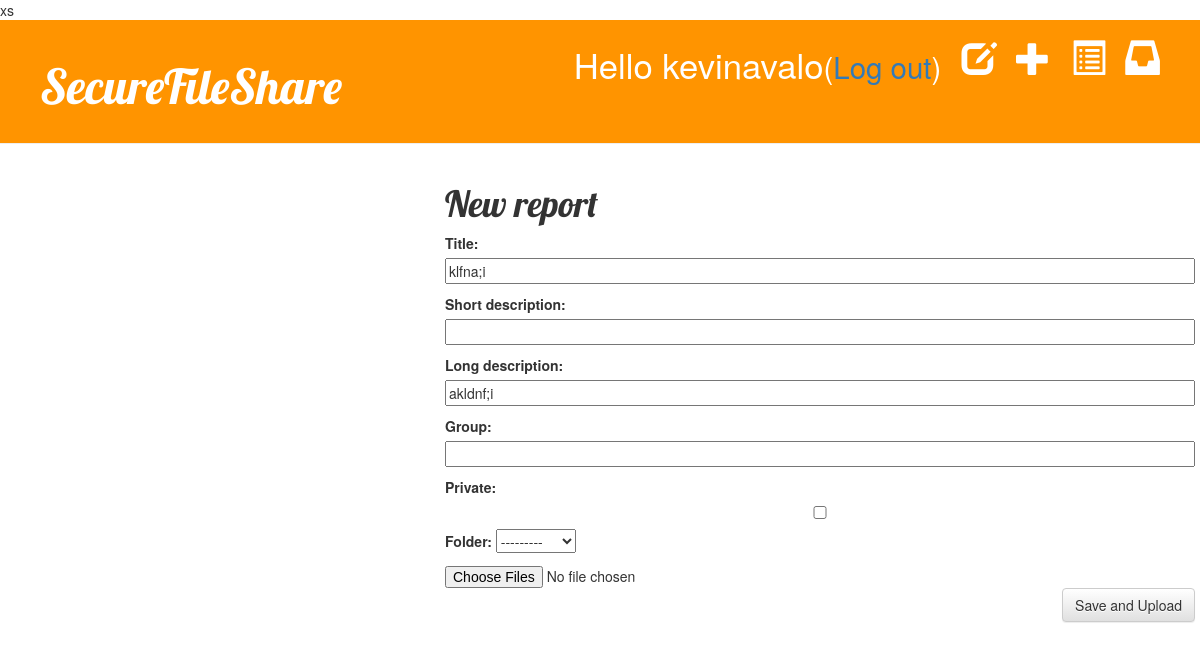
The page /report/1/edit/ (signed in) on the database its author committed.
### blog/models.py (models this page shows, shortened)
class Report(models.Model): #this Report is a django model
    author = models.ForeignKey('auth.User') #link to another model
    title = models.CharField(max_length=200) #text with limited number of chars
    private = models.BooleanField(default=False) #checkbox for private
    short_description = models.CharField(max_length=100, blank=True)
    long_description = models.CharField(max_length=500, blank=True) #text with unlimited number of chars
    group = models.CharField(max_length=100, default="", blank=True)
    documents = models.ManyToManyField(Document)
    folder = models.ForeignKey(Folder, null=True, default=None, blank=True)
    upload_at = models.DateTimeField(auto_now_add=True)
    created_date = models.DateTimeField(default=timezone.now) #date and time
    published_date = models.DateTimeField(blank=True, null=True)

### blog/views.py (the view)
# urls.py: url(r'^report/(?P<pk>\d+)/edit/$', views.report_edit, name='report_edit'),
@login_required
def report_edit(request, pk):
    report = get_object_or_404(Report, pk=pk)
    if request.method == "POST":
        form = ReportForm(request.POST, request.FILES, instance=report)
        if form.is_valid():
            report = form.save(commit=False)
            report.author = request.user
            report.save()
            return redirect('report_detail', pk=report.pk)
    else:
        form = ReportForm(instance=report)
    return render(request, 'blog/report_edit.html', {'form': form})

### blog/forms.py
class ReportForm(forms.ModelForm):
    class Meta: #where we tell django which model should be used to make the form
        model = Report
        fields = ('title', 'short_description', 'long_description', 'group', 'private', 'folder') #added 'private' field #added 'group' field

### blog/models.py (called while the page is built)
    def __str__(self):
        return self.name

### blog/templates/blog/report_edit.html
xs{% extends 'blog/base.html' %}
{% block content %}
    <h1>New report</h1>
    <form method="POST" class="report-form" enctype="multipart/form-data">{% csrf_token %}
        {{ form.as_p }}
        <input type="file" name="files" multiple>
        <button type="submit" class="save btn btn-default">Save and Upload</button>
    </form>
{% endblock %}

### blog/templates/blog/base.html (shortened to what this page needs)
{% load static %}
<html>
  <head>
    <link rel="stylesheet" href="//maxcdn.bootstrapcdn.com/bootstrap/3.2.0/css/bootstrap.min.css">
    <link rel="stylesheet" href="//maxcdn.bootstrapcdn.com/bootstrap/3.2.0/css/bootstrap-theme.min.css">
    <link rel="stylesheet" href="{% static 'css/blog.css' %}">
  </head>
  <body>
    <div class="page-header">
      {% if user.is_authenticated %}
      <a href="{% url 'messages_inbox' %}" class="top-menu"><span class="glyphicon glyphicon-inbox"></span></a>
      <a href="{% url 'group_list' %}" class="top-menu"><span class="glyphicon glyphicon-list-alt"></span></a>
      <a href="{% url 'report_new' %}" class="top-menu"><span class="glyphicon glyphicon-plus"></span></a>
      <a href="{% url 'report_draft_list' %}" class="top-menu"><span class="glyphicon glyphicon-edit"></span></a>
      <p class="top-menu">Hello {{ user.username }}<small>(<a href="{% url 'logout' %}">Log out</a>)</small></p>
      {% else %}
      <a href="{% url 'login' %}" class="top-menu"><span class="glyphicon glyphicon-lock"></span></a>
      {% endif %}
      <h1><a href="/">SecureFileShare</a></h1>
    </div>
    <div class="content container">
      <div class="row">
        <div class="col-md-4">
        </div>
        <div class="col-md-8">
          {% block content %}
          {% endblock %}
        </div>
      </div>
    </div>
</body></html>

### blog/static/css/blog.css (style rules this page uses)
.page-header { background-color: #ff9400; margin-top: 0; padding: 20px 20px 20px 40px; }
.page-header h1, .page-header h1 a, .page-header h1 a:visited, .page-header h1 a:active { color: #ffffff; font-size: 36pt; text-decoration: none; }
.content { margin-left: 40px; }
h1, h2, h3, h4 { font-family: 'Lobster', cursive; }
.save { float: right; }
.report-form textarea, .report-form input, .group-form textarea, .group-form input { width: 100%; }
.top-menu, .top-menu:hover, .top-menu:visited { color: #ffffff; float: right; font-size: 26pt; margin-right: 20px; }

### rows shown on the page
Report: title "klfna;i", long_description "akldnf;i", folder "---------"

### other values the page prints
{{ user.username }} "kevinavalo"
